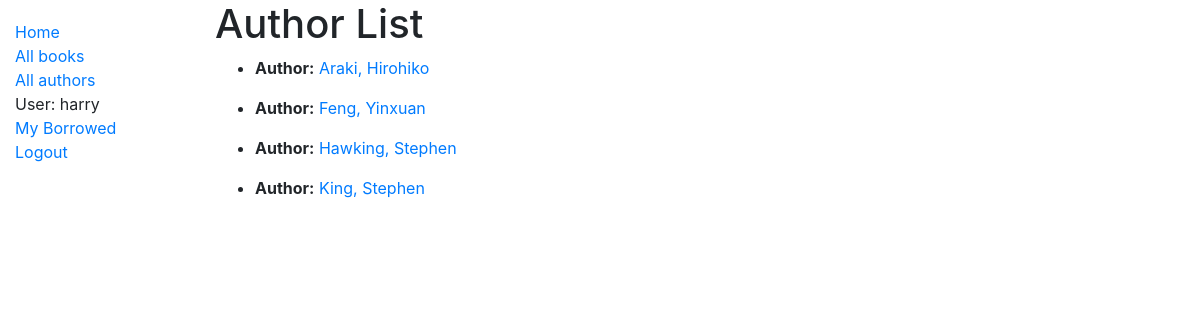
The app's page /catalog/authors/ (signed in) with its own data.
### catalog/models.py (models this page shows, shortened)
class Author(models.Model):
    first_name = models.CharField(max_length=100)
    last_name = models.CharField(max_length=100)
    date_of_birth = models.DateField(null=True, blank=True)
    date_of_death = models.DateField('Died', null=True, blank=True)
    class Meta:
        ordering = ['last_name', 'first_name']
    def __str__(self):
        return f'{self.last_name}, {self.first_name}'

### catalog/views.py (the view)
# urls.py: path('authors/', views.AuthorListView.as_view(), name='authors'),
class AuthorListView(generic.ListView):
    model = Author

### catalog/templates/catalog/author_list.html
{% extends "base_generic.html" %}
{% block content %}
  <h1>Author List</h1>
  {% if author_list %}
  <ul>
    {% for author in author_list %}
      <li>
        <p><strong>Author:</strong> <a href="{% url 'author-detail' author.pk %}">{{ author }}</a></p>
    </li>
    {% endfor %}
  </ul>
  {% else %}
    <p>There are no authors in the library.</p>
  {% endif %}
{% endblock %}

### catalog/templates/base_generic.html (shortened to what this page needs)
<!DOCTYPE html>
<html lang="en">
<head>
  <link rel="stylesheet" href="https://stackpath.bootstrapcdn.com/bootstrap/4.1.3/css/bootstrap.min.css">
  {% load static %}
  <link rel="stylesheet" href="{% static 'css/styles.css' %}">
</head>
<body>
  <div class="container-fluid">
    <div class="row">
      <div class="col-sm-2">
      {% block sidebar %}
        <ul class="sidebar-nav">
          <li><a href="{% url 'index' %}">Home</a></li>
          <li><a href="{% url 'books' %}">All books</a></li>
          <li><a href="{% url 'authors' %}">All authors</a></li>
          {% if user.is_authenticated %}
            <li>User: {{ user.get_username }}</li>
            <li><a href="{% url 'my-borrowed' %}">My Borrowed</a></li>
            <li><a href="{% url 'logout'%}?next={{request.path}}">Logout</a></li>
          {% else %}
            <li><a href="{% url 'login'%}?next={{request.path}}">Login</a></li>
          {% endif %}
        </ul>
     {% endblock %}
      </div>
      <div class="col-sm-10 ">{% block content %}{% endblock %}</div>
    </div>
  </div>
</body>
</html>

### catalog/static/css/styles.css (style rules this page uses)
.sidebar-nav { margin-top: 20px; padding: 0; list-style: none; }

### records on screen
Author: last_name+first_name "Araki, Hirohiko"
Author: last_name+first_name "Feng, Yinxuan"
Author: last_name+first_name "Hawking, Stephen"
Author: last_name+first_name "King, Stephen"

### other values on screen
{{ user.get_username }} "harry"
